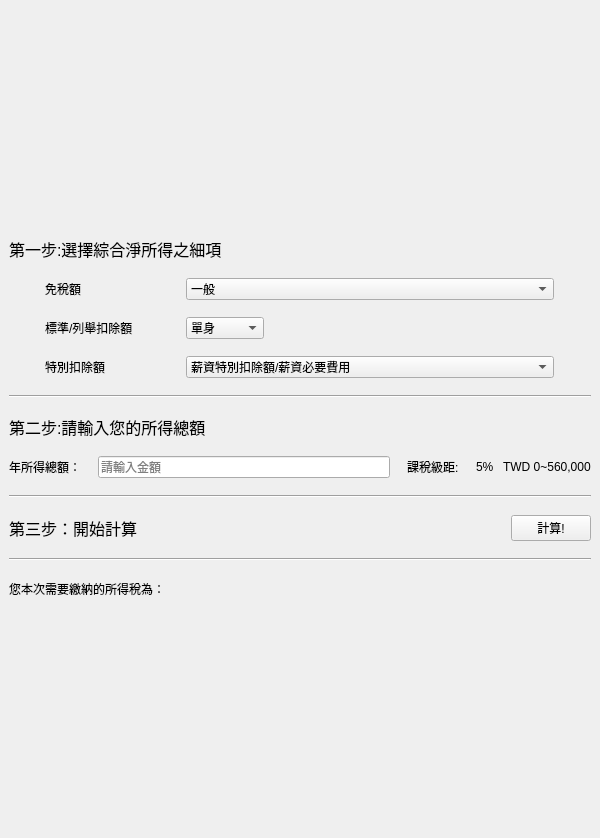
<?xml version="1.0" encoding="UTF-8"?>
<ui version="4.0">
 <class>MainWindow</class>
 <widget class="QMainWindow" name="MainWindow">
  <property name="geometry">
   <rect>
    <x>0</x>
    <y>0</y>
    <width>600</width>
    <height>838</height>
   </rect>
  </property>
  <property name="minimumSize">
   <size>
    <width>600</width>
    <height>0</height>
   </size>
  </property>
  <property name="maximumSize">
   <size>
    <width>600</width>
    <height>2000</height>
   </size>
  </property>
  <property name="windowTitle">
   <string>所得稅計算機</string>
  </property>
  <widget class="QWidget" name="centralwidget">
   <property name="sizePolicy">
    <sizepolicy hsizetype="Maximum" vsizetype="Maximum">
     <horstretch>0</horstretch>
     <verstretch>0</verstretch>
    </sizepolicy>
   </property>
   <layout class="QVBoxLayout" name="verticalLayout_2">
    <item>
     <layout class="QVBoxLayout" name="verticalLayout">
      <property name="spacing">
       <number>17</number>
      </property>
      <item>
       <layout class="QVBoxLayout" name="verticalLayout_6">
        <property name="sizeConstraint">
         <enum>QLayout::SetMaximumSize</enum>
        </property>
        <item>
         <widget class="QLabel" name="label_4">
          <property name="sizePolicy">
           <sizepolicy hsizetype="Expanding" vsizetype="Maximum">
            <horstretch>0</horstretch>
            <verstretch>0</verstretch>
           </sizepolicy>
          </property>
          <property name="font">
           <font>
            <pointsize>12</pointsize>
           </font>
          </property>
          <property name="text">
           <string notr="true">第一步:選擇綜合淨所得之細項</string>
          </property>
          <property name="alignment">
           <set>Qt::AlignLeading|Qt::AlignLeft|Qt::AlignVCenter</set>
          </property>
         </widget>
        </item>
       </layout>
      </item>
      <item>
       <layout class="QGridLayout" name="gridLayout">
        <item row="0" column="1">
         <widget class="QComboBox" name="exemptions_comboBox">
          <item>
           <property name="text">
            <string>一般</string>
           </property>
          </item>
          <item>
           <property name="text">
            <string>年滿70歲之納稅義務人、配偶及受納稅義務人扶養之直系尊親屬</string>
           </property>
          </item>
         </widget>
        </item>
        <item row="1" column="0">
         <widget class="QLabel" name="label_2">
          <property name="sizePolicy">
           <sizepolicy hsizetype="Maximum" vsizetype="Maximum">
            <horstretch>0</horstretch>
            <verstretch>0</verstretch>
           </sizepolicy>
          </property>
          <property name="text">
           <string>標準/列舉扣除額</string>
          </property>
         </widget>
        </item>
        <item row="2" column="0">
         <widget class="QLabel" name="label_3">
          <property name="text">
           <string>特別扣除額</string>
          </property>
         </widget>
        </item>
        <item row="1" column="1">
         <widget class="QComboBox" name="standard_deduction_combobox">
          <property name="sizePolicy">
           <sizepolicy hsizetype="Maximum" vsizetype="Maximum">
            <horstretch>0</horstretch>
            <verstretch>0</verstretch>
           </sizepolicy>
          </property>
          <item>
           <property name="text">
            <string>單身</string>
           </property>
          </item>
          <item>
           <property name="text">
            <string>有配偶者</string>
           </property>
          </item>
         </widget>
        </item>
        <item row="0" column="0">
         <widget class="QLabel" name="label">
          <property name="sizePolicy">
           <sizepolicy hsizetype="Minimum" vsizetype="Maximum">
            <horstretch>0</horstretch>
            <verstretch>0</verstretch>
           </sizepolicy>
          </property>
          <property name="text">
           <string>免稅額</string>
          </property>
         </widget>
        </item>
        <item row="2" column="1">
         <widget class="QComboBox" name="special_deduction_comboBox">
          <item>
           <property name="text">
            <string>薪資特別扣除額/薪資必要費用</string>
           </property>
          </item>
          <item>
           <property name="text">
            <string>身心障礙特別扣除額</string>
           </property>
          </item>
          <item>
           <property name="text">
            <string>幼兒學前特別扣除額</string>
           </property>
          </item>
          <item>
           <property name="text">
            <string>教育學費特別扣除額</string>
           </property>
          </item>
          <item>
           <property name="text">
            <string>儲蓄投資特別扣除額</string>
           </property>
          </item>
          <item>
           <property name="text">
            <string>長期照顧特別扣除額</string>
           </property>
          </item>
         </widget>
        </item>
       </layout>
      </item>
      <item>
       <widget class="Line" name="line">
        <property name="orientation">
         <enum>Qt::Horizontal</enum>
        </property>
       </widget>
      </item>
      <item>
       <layout class="QVBoxLayout" name="verticalLayout_7">
        <item>
         <widget class="QLabel" name="label_5">
          <property name="sizePolicy">
           <sizepolicy hsizetype="Preferred" vsizetype="Maximum">
            <horstretch>0</horstretch>
            <verstretch>0</verstretch>
           </sizepolicy>
          </property>
          <property name="font">
           <font>
            <pointsize>12</pointsize>
           </font>
          </property>
          <property name="text">
           <string notr="true">第二步:請輸入您的所得總額</string>
          </property>
          <property name="alignment">
           <set>Qt::AlignLeading|Qt::AlignLeft|Qt::AlignVCenter</set>
          </property>
         </widget>
        </item>
       </layout>
      </item>
      <item>
       <layout class="QHBoxLayout" name="horizontalLayout">
        <item>
         <widget class="QLabel" name="label_6">
          <property name="text">
           <string>年所得總額：</string>
          </property>
         </widget>
        </item>
        <item>
         <widget class="QLineEdit" name="total_income_lineEdit">
          <property name="text">
           <string/>
          </property>
          <property name="cursorPosition">
           <number>0</number>
          </property>
          <property name="placeholderText">
           <string>請輸入金額</string>
          </property>
         </widget>
        </item>
        <item>
         <widget class="QLabel" name="label_7">
          <property name="sizePolicy">
           <sizepolicy hsizetype="Maximum" vsizetype="Maximum">
            <horstretch>0</horstretch>
            <verstretch>0</verstretch>
           </sizepolicy>
          </property>
          <property name="text">
           <string>課稅級距:</string>
          </property>
         </widget>
        </item>
        <item>
         <widget class="QLabel" name="tax_percents_range">
          <property name="sizePolicy">
           <sizepolicy hsizetype="Maximum" vsizetype="Maximum">
            <horstretch>0</horstretch>
            <verstretch>0</verstretch>
           </sizepolicy>
          </property>
          <property name="text">
           <string>5%   TWD 0~560,000</string>
          </property>
         </widget>
        </item>
       </layout>
      </item>
      <item>
       <widget class="Line" name="line_3">
        <property name="orientation">
         <enum>Qt::Horizontal</enum>
        </property>
       </widget>
      </item>
      <item>
       <layout class="QHBoxLayout" name="horizontalLayout_2">
        <item>
         <widget class="QLabel" name="label_10">
          <property name="font">
           <font>
            <pointsize>12</pointsize>
           </font>
          </property>
          <property name="text">
           <string>第三步：開始計算</string>
          </property>
         </widget>
        </item>
        <item>
         <widget class="QPushButton" name="calc_Button">
          <property name="sizePolicy">
           <sizepolicy hsizetype="Maximum" vsizetype="Maximum">
            <horstretch>0</horstretch>
            <verstretch>0</verstretch>
           </sizepolicy>
          </property>
          <property name="font">
           <font>
            <pointsize>9</pointsize>
           </font>
          </property>
          <property name="text">
           <string>計算!</string>
          </property>
         </widget>
        </item>
       </layout>
      </item>
      <item>
       <widget class="Line" name="line_2">
        <property name="orientation">
         <enum>Qt::Horizontal</enum>
        </property>
       </widget>
      </item>
      <item>
       <layout class="QGridLayout" name="gridLayout_2">
        <property name="leftMargin">
         <number>0</number>
        </property>
        <property name="rightMargin">
         <number>300</number>
        </property>
        <property name="bottomMargin">
         <number>0</number>
        </property>
        <property name="spacing">
         <number>7</number>
        </property>
        <item row="0" column="0">
         <widget class="QLabel" name="label_11">
          <property name="sizePolicy">
           <sizepolicy hsizetype="Maximum" vsizetype="Maximum">
            <horstretch>0</horstretch>
            <verstretch>0</verstretch>
           </sizepolicy>
          </property>
          <property name="text">
           <string>您本次需要繳納的所得稅為：</string>
          </property>
         </widget>
        </item>
        <item row="0" column="1">
         <widget class="QLabel" name="output_label">
          <property name="sizePolicy">
           <sizepolicy hsizetype="Preferred" vsizetype="Preferred">
            <horstretch>0</horstretch>
            <verstretch>0</verstretch>
           </sizepolicy>
          </property>
          <property name="font">
           <font>
            <pointsize>15</pointsize>
           </font>
          </property>
          <property name="text">
           <string/>
          </property>
         </widget>
        </item>
       </layout>
      </item>
     </layout>
    </item>
   </layout>
  </widget>
 </widget>
 <resources/>
 <connections/>
</ui>
